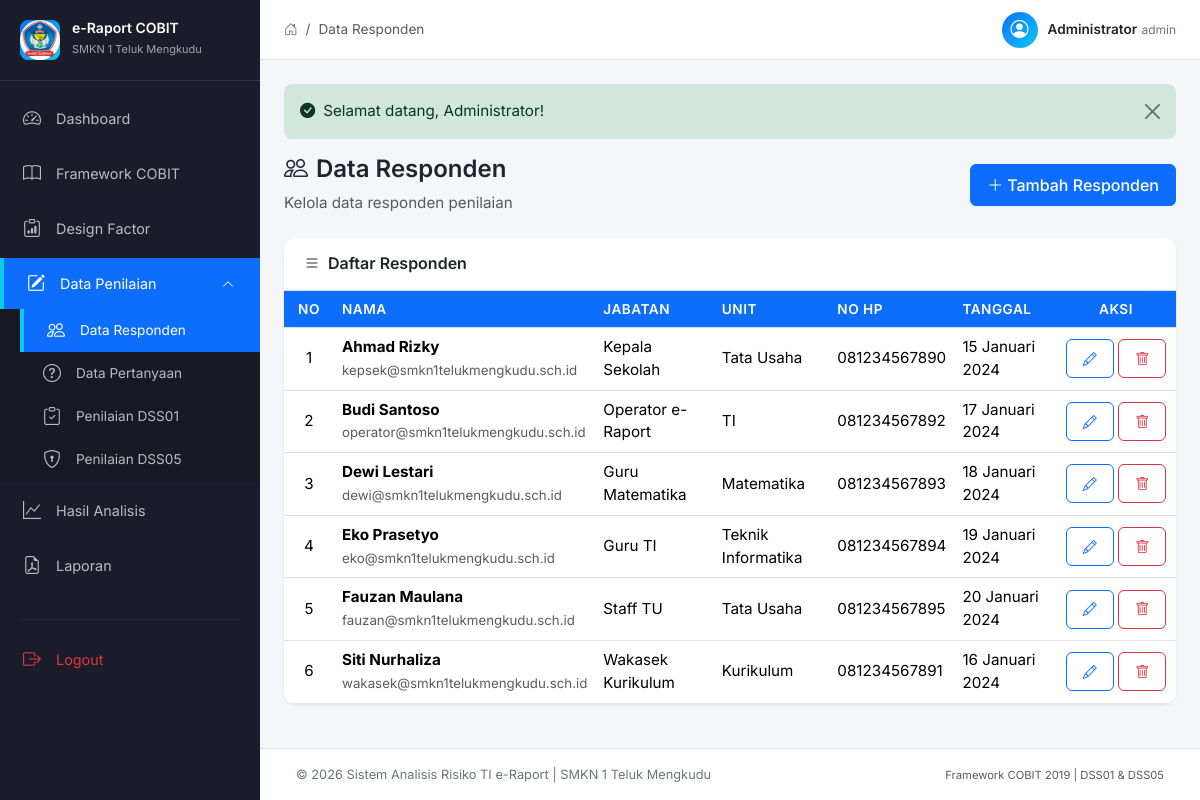
The page /penilaian/responden (signed in) on the database its author committed.
### tables this page shows
CREATE TABLE respondents (
    id INT PRIMARY KEY AUTO_INCREMENT,
    nama VARCHAR(100) NOT NULL,
    jabatan VARCHAR(100) NOT NULL,
    unit VARCHAR(100) NOT NULL,
    no_hp VARCHAR(20) DEFAULT NULL,
    email VARCHAR(100) DEFAULT NULL,
    tanggal_input DATE NOT NULL,
    created_at TIMESTAMP DEFAULT CURRENT_TIMESTAMP
);

### controllers/PenilaianController.php (called while the page is built, shortened)
<?php
require_once __DIR__ . '/../models/Respondent.php';
class PenilaianController {
    private Respondent $respondentModel;
    public function __construct() {
        $this->respondentModel = new Respondent();
    }
    public function responden(): void {
        $data = [
            'title' => 'Data Responden',
            'respondents' => $this->respondentModel->getAll()
        ];
        view("penilaian/responden", $data);
    }
}

### models/Respondent.php (called while the page is built, shortened)
<?php
require_once __DIR__ . '/../helpers/functions.php';
class Respondent {
    private PDO $db;
    public function __construct() {
        $this->db = db();
    }
    public function getAll(): array {
        $stmt = $this->db->query("SELECT * FROM respondents ORDER BY nama ASC");
        return $stmt->fetchAll();
    }
}

### config/database.php (called while the page is built, shortened)
<?php
class Database {
    private static ?PDO $instance = null;
    public static function getInstance(): PDO {
        if (self::$instance === null) {
            try {
                $dsn = "mysql:host=" . DB_HOST . ";dbname=" . DB_NAME . ";charset=utf8mb4";
                self::$instance = new PDO($dsn, DB_USERNAME, DB_PASSWORD, [
                    PDO::ATTR_ERRMODE => PDO::ERRMODE_EXCEPTION,
                    PDO::ATTR_DEFAULT_FETCH_MODE => PDO::FETCH_ASSOC,
                    PDO::ATTR_EMULATE_PREPARES => false,
                ]);
                self::$instance->exec("SET time_zone = '+07:00'");
            } catch (PDOException $e) {
                die("Koneksi database gagal: " . $e->getMessage());
            }
        }
        return self::$instance;
    }
}
function db(): PDO {
    return Database::getInstance();
}

### views/penilaian/responden.php (the view, shortened to what this page needs)
<div class="page-header">
    <div class="row align-items-center">
        <div class="col">
            <h4 class="page-title">
                <i class="bi bi-people me-2"></i>Data Responden
            </h4>
            <p class="text-muted mb-0">Kelola data responden penilaian</p>
        </div>
        <div class="col-auto">
            <button class="btn btn-primary" data-bs-toggle="modal" data-bs-target="#addRespondenModal">
                <i class="bi bi-plus-lg me-1"></i>Tambah Responden
            </button>
        </div>
    </div>
</div>
<div class="row g-4">
    <div class="col-12">
        <div class="table-card">
            <div class="table-header">
                <h5><i class="bi bi-list me-2"></i>Daftar Responden</h5>
            </div>
            <div class="table-responsive">
                <table class="table table-hover align-middle" id="respondenTable">
                    <thead>
                        <tr>
                            <th class="text-center" style="width: 50px;">No</th>
                            <th>Nama</th>
                            <th>Jabatan</th>
                            <th>Unit</th>
                            <th>No HP</th>
                            <th>Tanggal</th>
                            <th class="text-center" style="width: 120px;">Aksi</th>
                        </tr>
                    </thead>
                    <tbody>
                        <?php foreach ($respondents as $i => $r): ?>
                        <tr>
                            <td class="text-center"><?= $i + 1 ?></td>
                            <td>
                                <strong><?= sanitize($r['nama']) ?></strong>
                                <?php if ($r['email']): ?>
                                <br><small class="text-muted"><?= sanitize($r['email']) ?></small>
                                <?php endif; ?>
                            </td>
                            <td><?= sanitize($r['jabatan']) ?></td>
                            <td><?= sanitize($r['unit']) ?></td>
                            <td><?= sanitize($r['no_hp'] ?? '-') ?></td>
                            <td><?= formatDate($r['tanggal_input']) ?></td>
                            <td class="text-center">
                                <button class="btn btn-sm btn-outline-primary"
                                        data-bs-toggle="modal"
                                        data-bs-target="#editRespondenModal<?= $r['id'] ?>">
                                    <i class="bi bi-pencil"></i>
                                </button>
                                <a href="<?= BASE_URL ?>/penilaian/delete-responden?id=<?= $r['id'] ?>"
                                   class="btn btn-sm btn-outline-danger"
                                   onclick="return confirm('Yakin ingin menghapus responden ini?')">
                                    <i class="bi bi-trash"></i>
                                </a>
                            </td>
                        </tr>
                        <?php endforeach; ?>
                    </tbody>
                </table>
            </div>
        </div>
    </div>
</div>

### rows shown on the page
respondents: nama "Ahmad Rizky", email "kepsek@smkn1telukmengkudu.sch.id", jabatan "Kepala Sekolah", unit "Tata Usaha", no_hp "081234567890", tanggal_input "15 Januari 2024"
respondents: nama "Budi Santoso", email "operator@smkn1telukmengkudu.sch.id", jabatan "Operator e-Raport", unit "TI", no_hp "081234567892", tanggal_input "17 Januari 2024"
respondents: nama "Dewi Lestari", email "dewi@smkn1telukmengkudu.sch.id", jabatan "Guru Matematika", unit "Matematika", no_hp "081234567893", tanggal_input "18 Januari 2024"
respondents: nama "Eko Prasetyo", email "eko@smkn1telukmengkudu.sch.id", jabatan "Guru TI", unit "Teknik Informatika", no_hp "081234567894", tanggal_input "19 Januari 2024"
respondents: nama "Fauzan Maulana", email "fauzan@smkn1telukmengkudu.sch.id", jabatan "Staff TU", unit "Tata Usaha", no_hp "081234567895", tanggal_input "20 Januari 2024"
respondents: nama "Siti Nurhaliza", email "wakasek@smkn1telukmengkudu.sch.id", jabatan "Wakasek Kurikulum", unit "Kurikulum", no_hp "081234567891", tanggal_input "16 Januari 2024"

### other values the page prints
$title "Data Responden"
$_SESSION['nama_lengkap'] "Administrator"
$_SESSION['role'] "admin"
$flash['message'] "Selamat datang, Administrator!"
